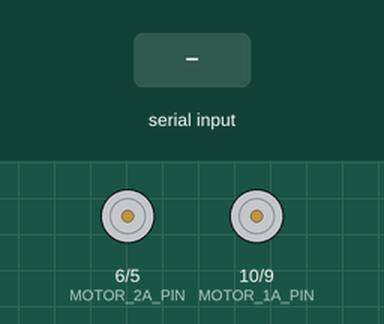
This program was run on a simulated Arduino Nano, built with avr-gcc and run on an emulated ATmega328P. Parts: motor-driver pin pairs drawn as motors (green arrow = first pin HIGH = forward, orange = second pin HIGH = backward, longer = more drive). The inputs (shaded band) are chosen by the test bench.

Above: at 1.2 s.
1.3 s: "1" received over the second serial link
At 2.3 s:
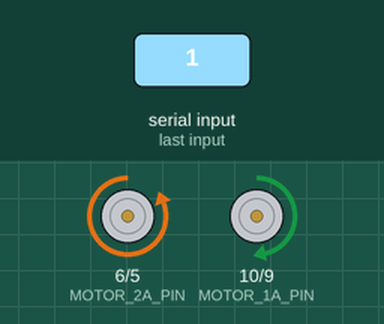
2.8 s: "0" received over the second serial link
At 4.0 s:
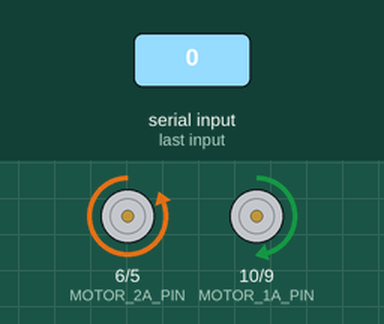
Timing chart, 0 to 5.8 s (numbered marks = the images above; inputs shaded):
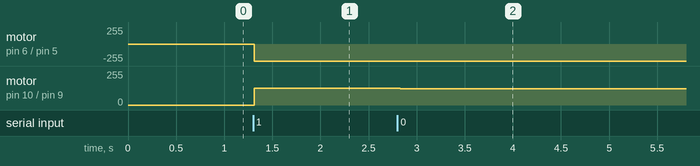

Measured:
- after the input at 1.3 s, motor on pin 6 (MOTOR_2A_PIN) / pin 5 (MOTOR_2B_PIN): stopped → backward 255/255 at once; motor on pin 10 (MOTOR_1A_PIN) / pin 9 (MOTOR_1B_PIN): stopped → forward 125/255 at once
- after the input at 2.8 s, motor on pin 10 (MOTOR_1A_PIN) / pin 9 (MOTOR_1B_PIN): forward 125/255 → forward 122/255 at once

The program:

main.cpp
```cpp
#include <Arduino.h>
#include <SoftwareSerial.h>
#include "Config.h"
#include "L293D.h"

#pragma region GlobalVariables

SoftwareSerial BL(BLUETOOTH_TX_PIN, BLUETOOTH_RX_PIN);
MotorDriver *motorDriver;

#pragma endregion

void scale(int16_t &x){
  if(x & 0x80){
    x &= 0x7F;
    x = -x;
  }
  x = map(x, -101, 100 , -256, 255);
}

void setup() {
  // put your setup code here, to run once:
  #if SERIAL_DEBUG==true
    Serial.begin(9600);
    LINE
    Serial.println("Serial Debug Enabled");
    LINE
  #endif
  BL.begin(9600);
  motorDriver = new MotorDriver(MOTOR_1A_PIN, MOTOR_1B_PIN, MOTOR_2A_PIN, MOTOR_2B_PIN);
}

void loop() {
  // put your main code here, to run repeatedly:
    if(BL.available()){
      int16_t left = BL.read();
      int16_t right = BL.read();
      scale(left);
      scale(right);
      #if SERIAL_DEBUG==true
        Serial.print("x: ");
        Serial.print(left,DEC);
        Serial.print(" y: ");
        Serial.println(right,DEC);
      #endif
        motorDriver->driveLeft(left)->driveRight(right);

    }
    else{
       BL.write(POLL_BYTE);
       delay(REQUEST_DELAY);
    }
}
```

L293D..cpp
```cpp
#include "L293D.h"

MotorDriver::MotorDriver(uint8_t motor1PinA, uint8_t motor1PinB, uint8_t motor2PinA, uint8_t motor2PinB){
    _motor1PinA = motor1PinA;
    _motor1PinB = motor1PinB;
    _motor2PinA = motor2PinA;
    _motor2PinB = motor2PinB;
}

MotorDriver *MotorDriver::driveLeft(int16_t pwm){
    analogWrite(_motor1PinA, pwm>0?constrain(pwm,0,255):0);
    analogWrite(_motor1PinB, pwm<0?constrain(abs(pwm),0,255):0);
    return this;
}
MotorDriver *MotorDriver::driveRight(int16_t pwm){
    analogWrite(_motor2PinA, pwm>0?constrain(pwm,0,255):0);
    analogWrite(_motor2PinB, pwm<0?constrain(abs(pwm),0,255):0);
    return this;
}
```

L293D.h
```cpp
#ifndef L293D_H
#define L293D_H
#include <Arduino.h>

    class MotorDriver{

        public:
         MotorDriver(uint8_t motor1PinA, uint8_t motor1PinB, uint8_t motor2PinA, uint8_t motor2PinB);

         MotorDriver *driveLeft(int16_t pwm);

         MotorDriver *driveRight(int16_t pwm);

        private:
            uint8_t _motor1PinA;
            uint8_t _motor1PinB;
            uint8_t _motor2PinA;
            uint8_t _motor2PinB;

    };

#endif
```

Config.h
```cpp
#pragma region  SERIAL_DEBUG_CONFIG

    #define SERIAL_DEBUG false
    #define SERIAL_BAUD_RATE 9600
    #define LINE Serial.println("===========================================");
    #define POLL_BYTE 0x69
    #define REQUEST_DELAY 100

#pragma endregion


#pragma region BLUETOOTH_CONFIG

    #define BLUETOOTH_BAUD_RATE 9600
    #define BLUETOOTH_TX_PIN 12
    #define BLUETOOTH_RX_PIN 11

#pragma endregion

#pragma region MOTOR_PINOUT_CONFIG

    #define MOTOR_1A_PIN 10
    #define MOTOR_1B_PIN 9
    #define MOTOR_2A_PIN 6
    #define MOTOR_2B_PIN 5

#pragma endregion
```
